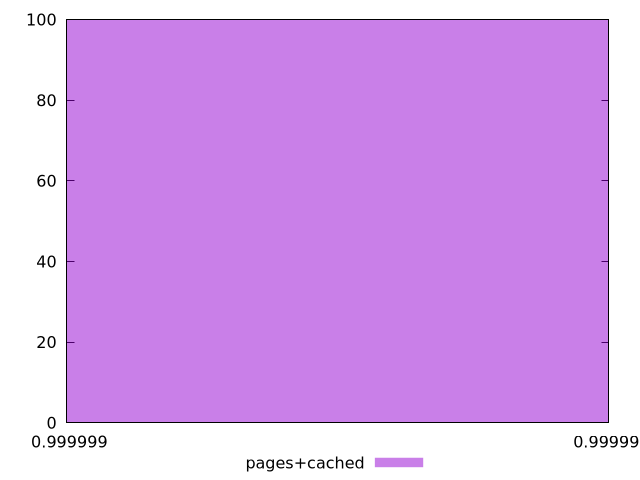

gnuplot code for this plot:
$_pagesCached <<EOF
0.9999993380488859 100
EOF
set key outside below
set terminal pngcairo
set output "report_00006_2020-11-02T20-21-41.718Z/estimated-input-latency/pages+cached//hist.png"
set yrange [0:100]
set boxwidth 4.323062270729413e-16
set style fill transparent solid 0.5 noborder
plot $_pagesCached title "pages+cached" with boxes ,
